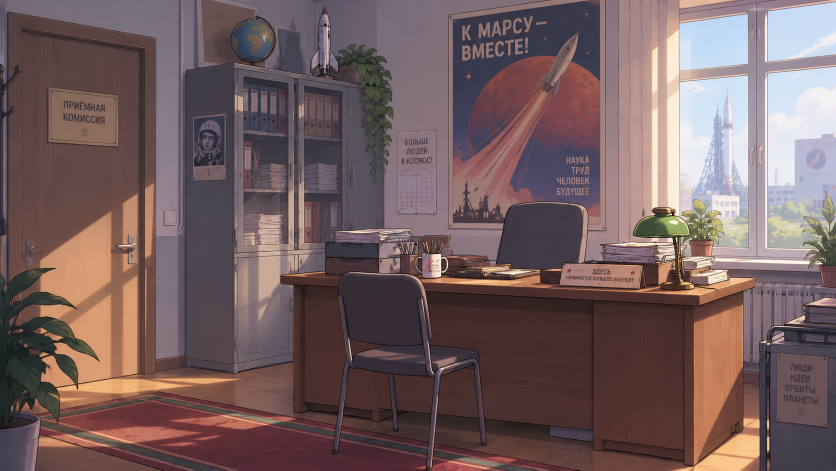
#> input picture assets/gen/bg_reception_vn_0.png, 1672 x 941 px, given in place of s6_gpt3_a_0.png, which was not available (shown at 1/2 size)
$ python _s6_v3_pair.py
#> lines starting #> are read from the running program, lines starting #| are printed output that depends on the picture
# -*- coding: utf-8 -*-
"""Кроп пары в нативном разрешении — проверить очки, книгу, руку (пасхалка читается?)."""
import os
from PIL import Image

HERE = os.path.dirname(os.path.abspath(__file__))
for tag, rel, box in (
    ('a', 'assets/gen/s6_gpt3_a_0.png', (0.24, 0.34, 0.66, 0.98)),
    ('b', 'assets/gen/s6_gpt3_b_0.png', (0.04, 0.22, 0.50, 1.0)),
):
    im = Image.open(os.path.join(HERE, rel)).convert('RGB')
#> im is the input picture: PIL image 1672x941 RGB; mean R, G, B 116.3, 94.6, 95.4
    w, h = im.size
#> w = 1672; h = 941
    c = im.crop((int(box[0] * w), int(box[1] * h), int(box[2] * w), int(box[3] * h)))
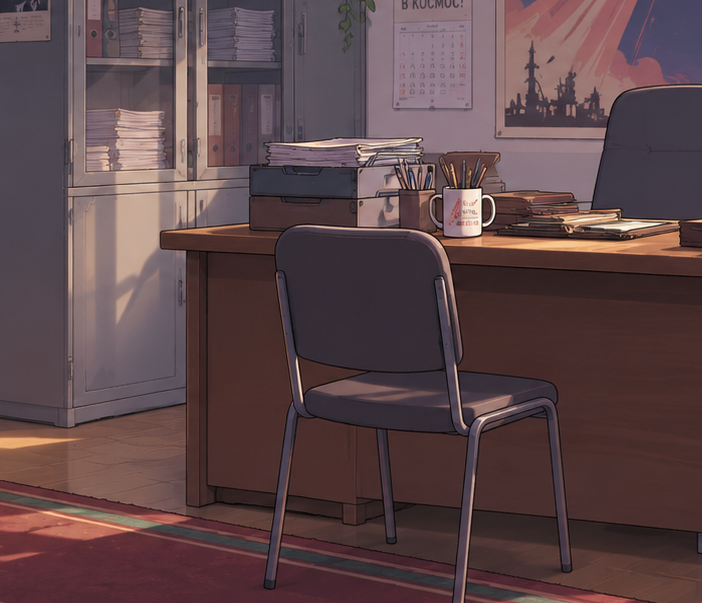
#> c: PIL image 702x603 RGB; mean R, G, B 93.3, 71, 73.5
    c = c.resize((c.width * 2, c.height * 2), Image.LANCZOS)
#> c: PIL image 1404x1206 RGB
    p = os.path.join(HERE, 'assets', 'review', '_s6_v3_pair_%s.png' % tag)
    c.save(p)
    print(p, c.size)
#| assets/review/_s6_v3_pair_a.png (1404, 1206)
#> pass 2 of the loop `for tag, rel, box in (`:
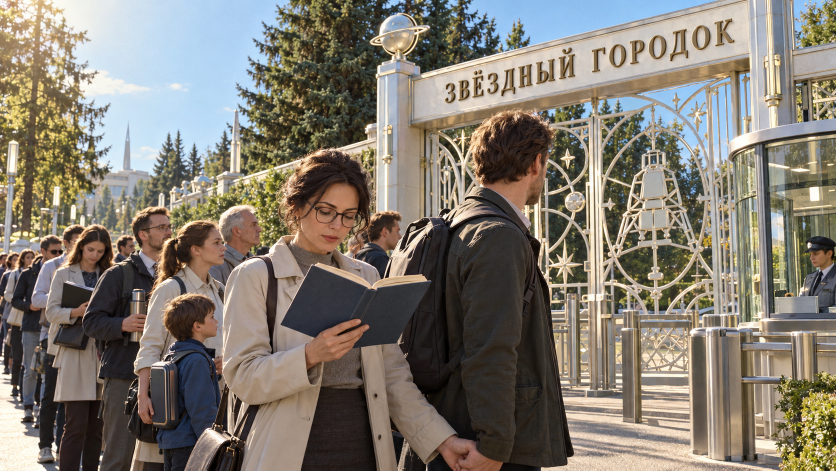
#> input picture assets/gen/s6_gpt3_b_0.png, 1672 x 941 px (shown at 1/2 size)
#> im is the input picture: PIL image 1672x941 RGB; mean R, G, B 130.1, 123, 112.6
#> `c = im.crop((int(box[0] * w), int(box[1] * h), int(box[2] * w), int(bo..`:
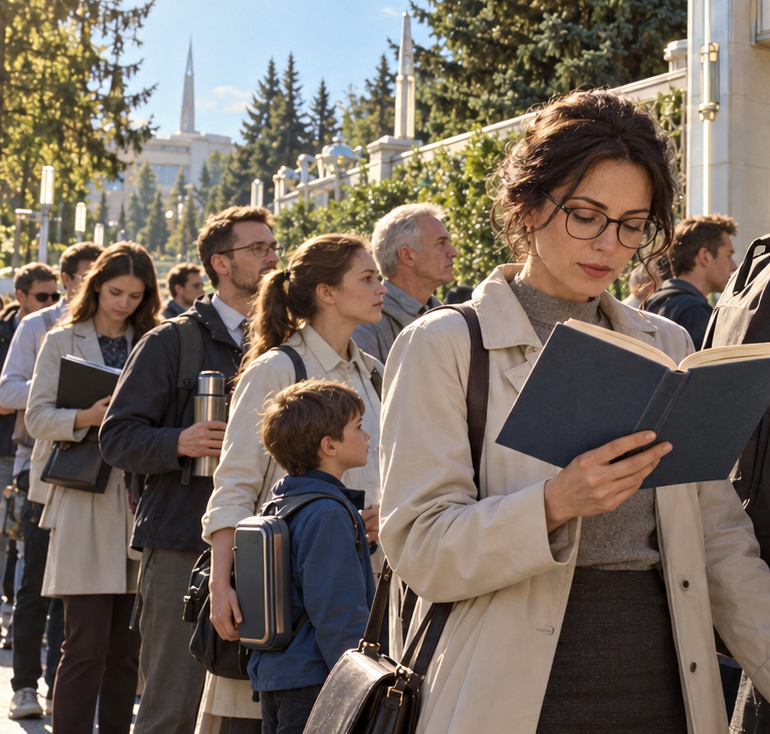
#> c: PIL image 770x734 RGB; mean R, G, B 117.3, 105.9, 95.7
#| assets/review/_s6_v3_pair_b.png (1540, 1468)
